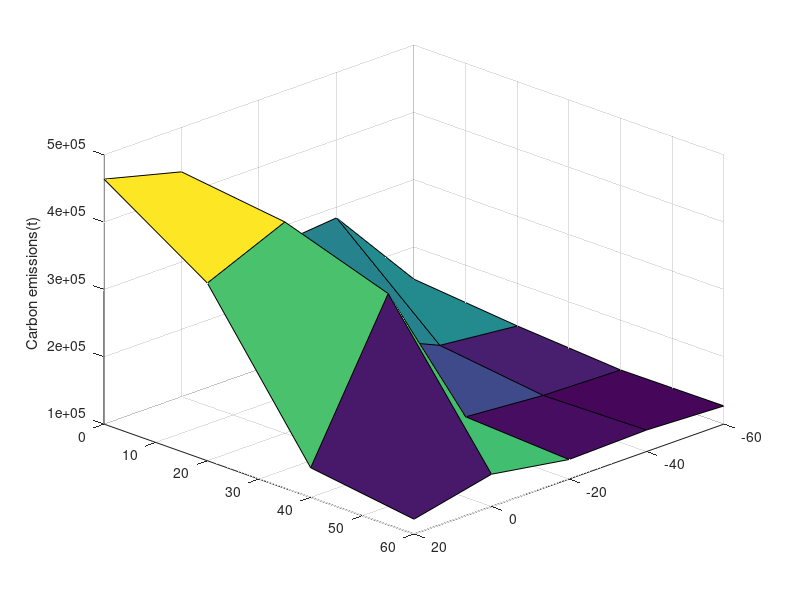

Write the MATLAB code that produced this figure.
% 定义Q和T的增幅百分比
Q = [20, 0, -20, -40, -60]; % Q系列
T = [0,20, 40, 60];           % T系列

% 定义数据矩阵
Z = [4.64E+05, 4.34E+05, 2.728E+05, 2.84E+05, 1.52E+05;   % Q4 (+20%)
     3.64E+05, 4.14E+05, 2.00E+05, 1.49E+05, 1.37E+05;    % T1 (+20%)
     1.44E+05, 3.62E+05, 1.38E+05, 1.29E+05, 1.26E+05;    % T2 (+40%)
     1.22E+05, 1.48E+05, 1.29E+05, 1.32E+05, 1.27E+05];   % T3 (+60%)

% 创建Q和T的网格
[Q_grid, T_grid] = meshgrid(Q, T);

% 确保Z的维度和Q_grid、T_grid匹配
Z = Z(1:size(T_grid, 1), 1:size(Q_grid, 2));

% 绘制三维立体图
figure;
surf(Q_grid, T_grid, Z);

% 添加标签和标题
% xlabel('Quota Variation (%)');
% ylabel('Tax Variation (%)');
zlabel('Carbon emissions(t)');
title('');

% 调整视角
view(135, 30);

% 启用网格
grid on;
